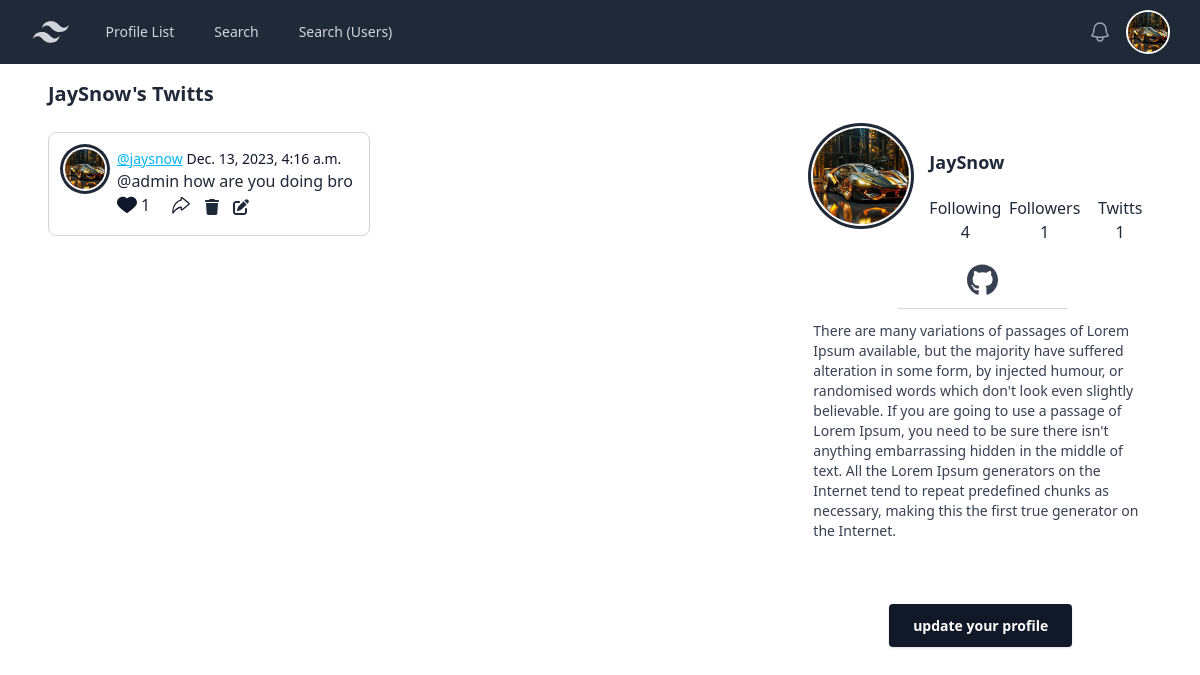
Page /JaySnow (signed in) on the earlier database version.
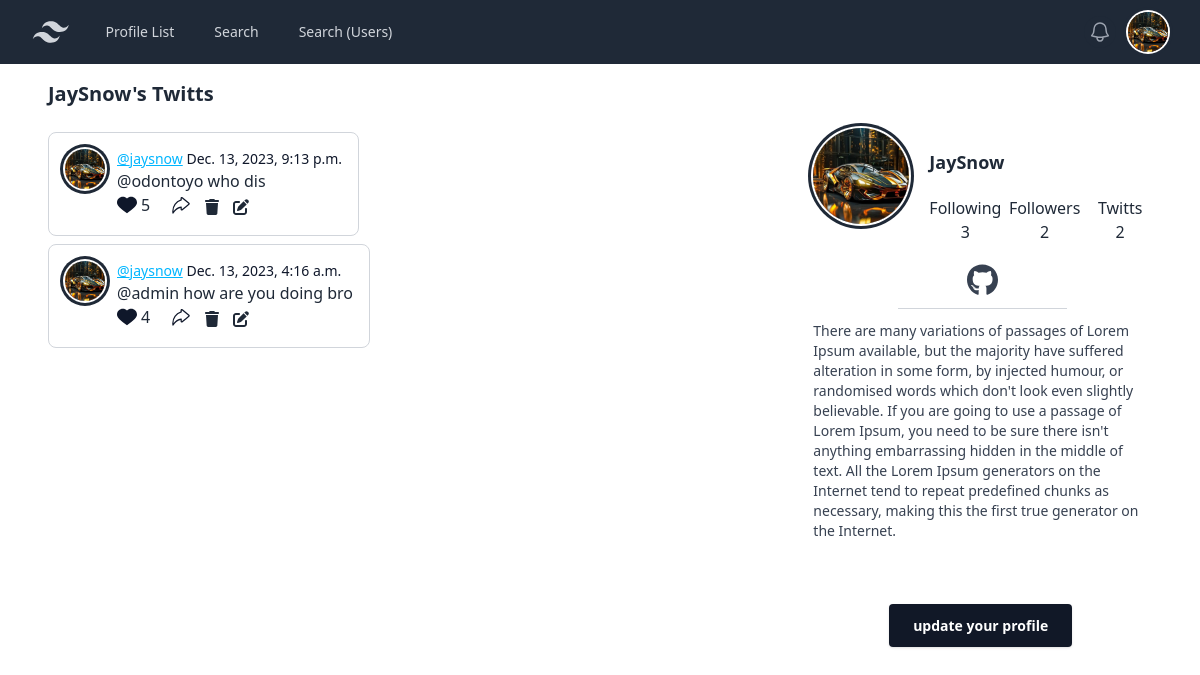
Same page on the later database version.
### Social/models.py (models this page shows, shortened)
class UserProfile(models.Model):
    user = models.OneToOneField(User, on_delete=models.CASCADE)
    follows= models.ManyToManyField(
        'self', related_name='followed_by', symmetrical=False, blank= True
    )
    date_modified= models.DateTimeField(User, auto_now=True)
    Profileimage = models.ImageField(upload_to='images/profiles/', blank=True, null=True)
    bio = models.CharField(max_length=500, blank=True, null=True)
    homepage_link = models.CharField(max_length=100, blank=True, null=True)
    github_link = models.CharField(max_length=100, blank=True, null=True)
    twitter_link = models.CharField(max_length=100, blank=True, null=True)
    def __str__(self):
        return self.user.username

class Twit(models.Model):
    user = models.ForeignKey(User, on_delete=models.DO_NOTHING)
    body = models.CharField(max_length= 200)
    twit_date= models.DateTimeField(auto_now_add= True)
    likes= models.ManyToManyField(User, related_name= 'twit_likes', blank= True, )
    def number_of_likes(self):
        return self.likes.count()

### Social/views.py (the view, shortened to what this page needs)
# urls.py: path('<str:username>', views.profile, name='profile'),
def profile(request,username):
    if request.user.is_authenticated:
        userr = User.objects.get(username=username)
        profile= UserProfile.objects.get(user= userr)
        cuntUser= UserProfile.objects.get(user= User.objects.get(username=request.user))
        myTwits= Twit.objects.filter(user= userr).order_by('-twit_date')
        username_followers_id= []
        for users_followers in profile.follows.all():
            username_followers_id.append(users_followers.id)
        context= {
            'user_profile': profile,
            'user_profile_ids': username_followers_id,
            'user': cuntUser.follows.all,
            'mytwits': myTwits,
        }
        return render(request, 'profile.html', context= context)
    else:
        messages.success(request, ('You must be logged in to view this page...'))
        return redirect('index')

### template/profile.html (shortened to what this page needs)
{% extends 'base.html' %}
{% load static %}
{% block nav %}
  {% include 'profilenavbar.html' %}
{% endblock %}
{% block content %}
{% if user_profile %}
    <div class="grid grid-cols-3 gap-3">
        <div class="p-4 col-span-2">
            {% if mytwits %}
                <h1 class="text-xl font-bold text-gray-800 capitalize">{{user_profile.user.username}}'s Twitts</h1>
                <br>
                {% for twit in mytwits %}
                    <ul role="list" class="p-4 rounded-lg border border-gray-300 max-w-fit mb-2">
                        <li class="flex py-4 first:pt-0 last:pb-0 ">
                            {% if user_profile.Profileimage %}
                                <div class="avatar">
                                    <div class="w-10 h-10 rounded-full ring ring-gray-800 ring-offset-base-100 ring-offset-2">
                                    <img src="{{user_profile.Profileimage.url}}" alt="{{user_profile.user.username}}"/>
                                    </div>
                                </div>
                            {% endif %}
                            <div class="ml-3 overflow-hidden">
                                <p class="text-sm font-medium text-slate-900"> <a href="{% url 'profile' twit.user %}" class="link link-info">@{{twit.user|lower}}</a>  {{twit.twit_date}}</p>
                                <h1 class="font-normal ">{{twit.body}}</h1>
                                <h1 class="flex">
                                    {% if request.user in twit.likes.all %}
                                    <a class="link link-info mr-1 mt-[2px]" href="{% url 'twit_like' twit.id %}">
                                    </a>
                                    {% endif %}
                                     {{twit.number_of_likes}} &nbsp;&nbsp;
                                     <a class="ml-2 mr-[2px] mt-[2px]" href="{% url 'twit_share' twit.id %}">
                                     </a> &nbsp;
                                     {% if request.user.username == twit.user.username %}
                                        <a class="ml-2 mr-[2px] mt-[2px]" href="{% url 'twit_delete' twit.id %}">
                                            <span>
                                                <i class="fas fa-trash" aria-hidden="true"></i>
                                            </span>
                                        </a>&nbsp;
                                        <a class="ml-2 mr-[2px] mt-[2px]" href="{% url 'twit_edit' twit.id %}">
                                            <span>
                                                <i class="fas fa-edit" aria-hidden="true"></i>
                                            </span>
                                        </a>
                                    {% endif %}
                                </h1>
                            </div>
                        </li>
                    </ul>
                {% endfor %}
            {% else %}
                <h1 class="text-xl font-bold text-gray-800 capitalize">{{user_profile.user.username}} has no Twitts</h1>
                <br>
            {% endif %}
        </div>
        <div class="p-4 text-center">
            <br><br>
            <div class="flex">
                <div class="mr-5">
                    {% if user_profile.Profileimage %}
                        <div class="avatar">
                            <div class="w-24 rounded-full ring ring-gray-800 ring-offset-base-100 ring-offset-2">
                            <img src="{{user_profile.Profileimage.url}}" />
                            </div>
                        </div>
                    {% endif %}
                </div>
                <div class="grid grid-rows-2">
                    <div class="grid grid-cols-4 gap-2 items-center">
                        <div class="col-span-3 text-left text-lg font-bold text-gray-800 capitalize">{{user_profile.user.username}}</div>
                    </div>
                    <div class="grid grid-cols-3 gap-4">
                        <a href="{% url 'following' user_profile.user.username %}" class="transition-transform duration-300 transform hover:scale-105">
                            <div class="grid grid-rows-2 gap-5 items-center text-center transform hover:scale-105">
                                <div>Following</div>
                                <div class="-mt-10">{{user_profile.follows.all.count}}</div>
                            </div>
                        </a>
                        <a href="{% url 'followers' user_profile.user.username %}" class="transition-transform duration-300 transform hover:scale-105">
                            <div class="grid grid-rows-2 gap-5 items-center text-center transform hover:scale-105">
                                <div>Followers</div>
                                <div class="-mt-10">{{user_profile.followed_by.all.count}}</div>
                            </div>
                        </a>
                        <a href="{% url 'profile' user_profile.user.username %}" class="transition-transform duration-300 transform hover:scale-105">
                            <div class="grid grid-rows-2 gap-5 items-center text-center transform hover:scale-105">
                                <div>Twitts</div>
                                <div class="-mt-10">{{mytwits.count}}</div>
                            </div>
                        </a>
                    </div>
                </div>
            </div><br>
            <div class="flex -mt-6 justify-center space-x-6">
                {% if user_profile.github_link %}
                <div>
                    <a href="{{user_profile.github_link}}" target="_blank" class="text-gray-700 transition-transform duration-300 transform hover:scale-150 hover:text-gray-900" >
                        <span class="inline-block transform hover:scale-105">
                            <i class="fab fa-github fa-2xl"></i>
                        </span>
                    </a>
                </div>
                {% endif %}
            </div>
            <div class="flex justify-center">
                <hr class="px-4 w-1/2 border-gray-300 my-3">
            </div>
            <div>
                {% if user_profile.bio %}
                <p class="text-gray-700 text-sm font-normal text-left">
                    {{user_profile.bio}}
                {% endif %}
            </div>
            <br>
            <br><br>
            {% if request.user.id == user_profile.id %}
                <a href="{% url 'update profile' %}" class="bg-gray-900 text-white text-center mx-auto hover:bg-gray-800 text-sm font-bold lowercase px-6 py-3 rounded shadow hover:shadow-lg outline-none focus:outline-none mr-1 mb-1" style="transition: all 0.15s ease 0s;">
                    Update your profile
                </a>
            {% endif %}
        </div>
    </div>
{% endif  %}
{% endblock %}

### template/base.html (shortened to what this page needs)
{% load static %}
<!DOCTYPE html>
<html lang="en">
<head>
    <link rel="stylesheet" href="{% static './css/style.css' %}" type="text/css">
</head>
<body>
        {% block nav %}
        {% endblock %}
    <div class="mx-auto px-2 sm:px-6 lg:px-8">
        {% block content%}
        {% endblock %}
    </div>
</body>
</html>

### template/fontawesome_js.html (shortened to what this page needs)
{% load static %}

### template/profilenavbar.html (shortened to what this page needs)
<nav class="bg-gray-800">
      <div class="mx-auto px-2 sm:px-6 lg:px-8">
      <div class="relative flex h-16 items-center justify-between">
        <div class="flex flex-1 items-center justify-center sm:items-stretch sm:justify-start">
          <div class="flex flex-shrink-0 items-center">
            <a href="{% url 'index'%}">
            </a>
          </div>
          <div class="hidden sm:ml-6 sm:block">
            <div class="flex space-x-4">
              <a href="{% url 'profile list' %}" class="text-gray-300 hover:bg-gray-700 hover:text-white rounded-md px-3 py-2 text-sm font-medium">Profile List</a>
              <a href="{% url 'search' %}" class="text-gray-300 hover:bg-gray-700 hover:text-white rounded-md px-3 py-2 text-sm font-medium" aria-current="page">Search</a>
              <a href="{% url 'search_user' %}" class="text-gray-300 hover:bg-gray-700 hover:text-white rounded-md px-3 py-2 text-sm font-medium">Search (Users)</a>
            </div>
          </div>
        </div>
        <div class="absolute inset-y-0 right-0 flex items-center pr-2 sm:static sm:inset-auto sm:ml-6 sm:pr-0">
          <button type="button" class="relative rounded-full bg-gray-800 p-1 text-gray-400 hover:text-white focus:outline-none focus:ring-2 focus:ring-white focus:ring-offset-2 focus:ring-offset-gray-800">
            <span class="absolute -inset-1.5"></span>
          </button>
          <div class="relative ml-3">
            <div>
              <button type="button" id="useroptbtn" class="relative flex rounded-full bg-gray-800 text-sm focus:outline-none focus:ring-2 focus:ring-white focus:ring-offset-2 focus:ring-offset-gray-800"  aria-expanded="false" aria-haspopup="true">
                <span class="absolute -inset-1.5"></span>
                {% if request.user.userprofile.Profileimage %}
                  <div class="avatar">
                      <div class="w-10 rounded-full ring ring-gray-800 ring-offset-base-100 ring-offset-2">
                      <img src="{{request.user.userprofile.Profileimage.url}}" alt="{{request.user.username}}"/>
                      </div>
                  </div>
                {% endif %}
              </button>
            </div>
          </div>
        </div>
      </div>
    </div>
  </nav>

Differences in the rows shown:
changed UserProfile "JaySnow": follows.all.count "4" → "3"; followed_by.all.count "1" → "2"
added Twit: Profileimage (picture), user "jaysnow", twit_date "Dec. 13, 2023, 9:13 p.m.", body "@odontoyo who dis", number_of_likes "5"
computed for Twit "@admin how are you doing bro": number_of_likes "1" → "4"
Other differences:
{{ mytwits.count }}: "1" → "2"
